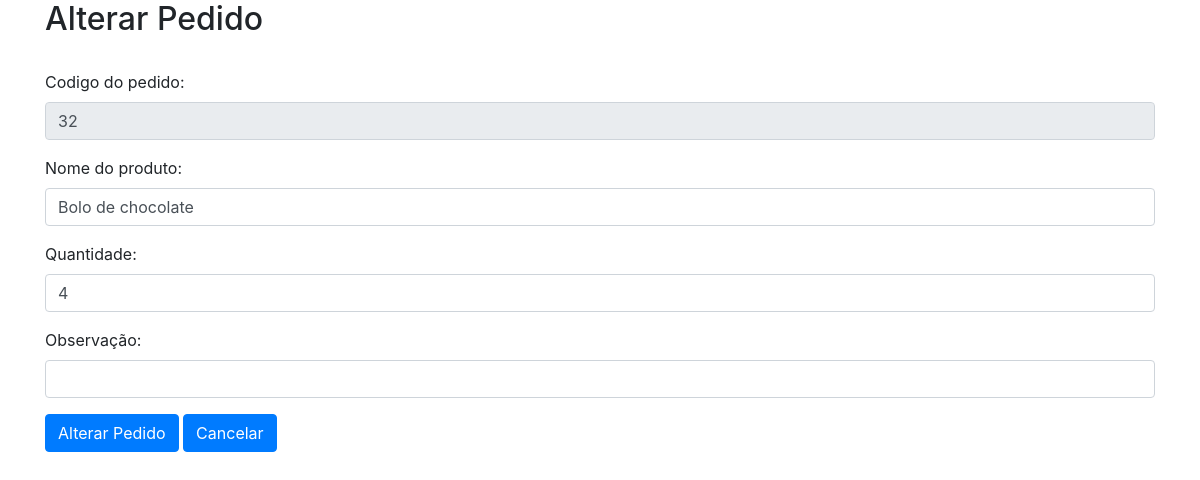
Screenshot of /form_alterar_pedido.php (signed in) with the database file from the repository.
### tables this page shows
CREATE TABLE `item_pedido` (
  `codigo` int(11) NOT NULL,
  `nome_produto` varchar(100) NOT NULL,
  `quantidade` int(11) NOT NULL,
  `preco_und` decimal(6,2) NOT NULL,
  `observacao` varchar(200) DEFAULT NULL,
  `cod_usuario` int(11) DEFAULT NULL,
  `cod_cliente` int(11) DEFAULT NULL,
  `data_hora` timestamp NOT NULL DEFAULT current_timestamp()
);

### selecionar_pedido.php (called while the page is built, shortened)
<?php
    $where_cod = "";
    try {
        include("conexao.php");
        $consulta = $conn->prepare("SELECT * FROM item_pedido WHERE cod_usuario > 0" . $where_cod);
        $consulta->execute();
        $produtos = $consulta->fetchAll();
   } catch(PDOException $e) {
       echo "Erro ao selecionar banco de dados: " . $e->getMessage();
       $resultado["msg"] = "Erro ao selecionar!";
       $resultado["cod"] = 0;
   }
?>

### form_alterar_pedido.php (the view, shortened to what this page needs)
<?php if ( isset($_SESSION["nome_usuario"])): ?>
<!DOCTYPE html>
<html lang="en">
<head>
    <link rel="stylesheet" href="https://stackpath.bootstrapcdn.com/bootstrap/4.1.3/css/bootstrap.min.css">
</head>
<body>
    <div class="container">
        <?php
            include("selecionar_pedido.php");
        ?>
        <form action="alterar_pedido.php" method="POST">
        <h2>Alterar Pedido</h2><br>
            <div class="form-group">
                <label for="codigo_pedido"> Codigo do pedido: </label>
                <input type="text" required readonly value="<?= $produtos[0]['codigo']; ?>" class="form-control" id="cod_pedido" name="cod_pedido">
            </div>
            <div class="form-group">
                <label for="nome_pedido"> Nome do produto: </label>
                <input type="text" required value="<?= $produtos[0]['nome_produto']; ?>" class="form-control" id="nome_pedido" name="nome_pedido" placeholder="Digite o produto">
            </div>
            <div class="form-group">
                <label for="quantidade_pedido"> Quantidade: </label>
                <input type="text" value="<?= $produtos[0]['quantidade']; ?>" class="form-control" id="quantidade_pedido" name="quantidade_pedido">
            </div>
            <div class="form-group">
                <label for="obs_pedido"> Observação: </label>
                <input type="text" class="form-control" id="obs_pedido" name="obs_pedido">
            </div>
            <button type="submit" class="btn btn-primary">Alterar Pedido</button>
            <a href="pedido.php" type="submit" class="btn btn-primary">Cancelar</a>
        </form>
        <br><br><br>
    </div>
</body>
</html>
<?php else: ?>
    <div class="alert alert-danger">
        Você precisa fazer o login
    </div>
<?php endif; ?>

### rows the page displays
item_pedido: cod_pedido "32", nome_pedido "Bolo de chocolate", quantidade_pedido "4"
